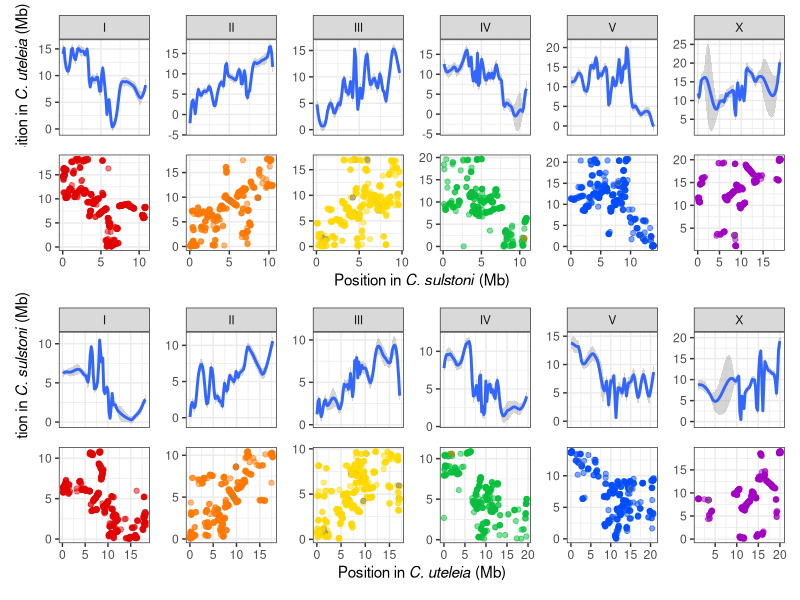
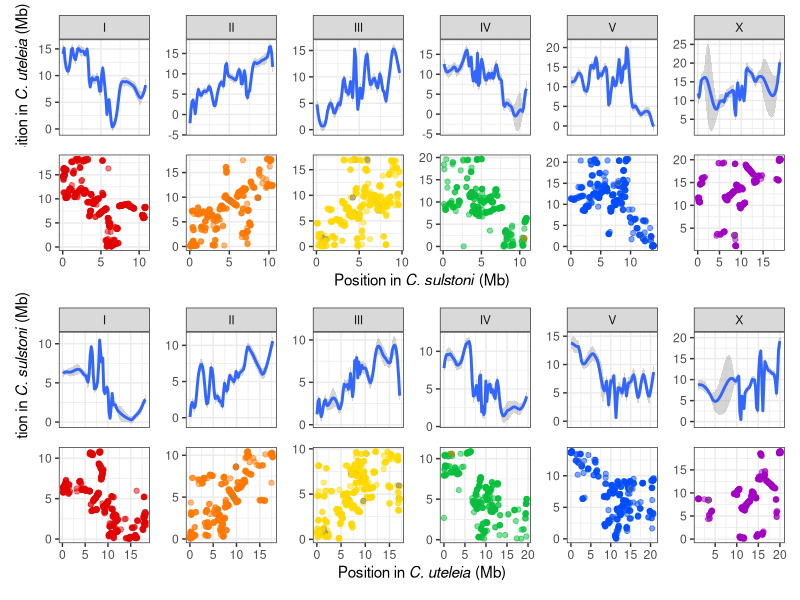

Here is the R script that generated these plots, in order:
library(ggplot2)
library(tidyverse)
library(patchwork)


# SET UP ####
# palette 
cols <- c("I" = "#e40303", "II" = "#ff7900",
          "III" = "#ffda00", "IV" = "#04bf3b",
          "V" = "#004cff", "X" = "#a100c2")

# read in oxfrord table
oxford_table <- read.table("sulstoni_vs_uteleia.ce_oxford.tsv", col.names=c("buscoID", "ce", "chr1", "position1", "chr2", "position2"))

# rename chromosomes
oxford_table <- oxford_table %>%
  mutate(chr1 = recode(chr1,
                              "OZ016475.1" = "I",
                              "OZ016476.1" = "II",
                              "OZ016477.1" = "III",
                              "OZ016478.1" = "IV",
                              "OZ016479.1" = "V",
                              "OZ016480.1" = "X"))

oxford_table <- oxford_table %>%
  mutate(chr2 = recode(chr2,
                              "OY752133.1" = "I",
                              "OY752134.1" = "II",
                              "OY752135.1" = "III",
                              "OY752136.1" = "IV",
                              "OY752137.1" = "V",
                              "OY752138.1" = "X"))

#### CSULS ####

## AVG POSITION ##
# plot avg position
plot_pos <- function(chr) {
  oxford_table %>%
    filter(chr1 == chr & chr2 == chr) %>%
    ggplot(aes(x = position1 / 1e6, y = position2 / 1e6)) +
    facet_grid(~chr2) + 
    geom_smooth(span=0.1, method="loess") +
    scale_color_manual(values = cols, name = "Nigon\nelement") +
    scale_x_continuous(breaks = scales::breaks_width(5)) +
    scale_y_continuous(breaks = scales::breaks_width(5)) +
    xlab(expression("Position in " * italic("C. sulstoni") * " (Mb)")) +
    ylab(expression("Position in " * italic("C. uteleia") * " (Mb)")) +
    theme_bw() +
    theme(legend.position="none",
          axis.title.x = element_blank(),
          axis.text.x = element_blank(),
          axis.ticks.x = element_blank())
}

# generate the individual plots
chromosomes <- c("I", "II", "III", "IV", "V", "X")
plots <- lapply(chromosomes, plot_pos)

# combine plots
cs_pos_plot <- wrap_plots(plots) +
  plot_layout(axis_titles = "collect", nrow=1)

## OXFORD ##
# plot oxford
plot_chromosome <- function(chr) {
  # Filter for chromosome once
  df <- oxford_table %>%
    filter(chr1 == chr & chr2 == chr)

  ggplot() +
    geom_point(data = df,
               aes(x = position1 / 1e6, y = position2 / 1e6, color = ce),
               alpha = 0.5) +
    scale_color_manual(values = cols, name = "Nigon\nelement") +
    scale_x_continuous(breaks = scales::breaks_width(5)) +
    scale_y_continuous(breaks = scales::breaks_width(5)) +
    xlab(expression("Position in " * italic("C. sulstoni") * " (Mb)")) +
    theme_bw() +
    theme(legend.position="none",
          axis.title.y = element_blank())
}

# generate the individual plots
chromosomes <- c("I", "II", "III", "IV", "V", "X")
plots <- lapply(chromosomes, plot_chromosome)

# combine plots
cs_ox_plot <- wrap_plots(plots) +
  plot_layout(axis_titles = "collect", nrow=1)

#### CUTEL ####

## AVG POSITION ##
# plot avg position
plot_pos <- function(chr) {
  oxford_table %>%
    filter(chr1 == chr & chr2 == chr) %>%
    ggplot(aes(x = position2 / 1e6, y = position1 / 1e6)) +
    facet_grid(~chr2) + 
    geom_smooth(span=0.1, method="loess") +
    scale_color_manual(values = cols, name = "Nigon\nelement") +
    scale_x_continuous(breaks = scales::breaks_width(5)) +
    scale_y_continuous(breaks = scales::breaks_width(5)) +
    xlab(expression("Position in " * italic("C. uteleia") * " (Mb)")) +
    ylab(expression("Position in " * italic("C. sulstoni") * " (Mb)")) +
    theme_bw() +
    theme(legend.position="none",
          axis.title.x = element_blank(),
          axis.text.x = element_blank(),
          axis.ticks.x = element_blank())
}

# generate the individual plots
chromosomes <- c("I", "II", "III", "IV", "V", "X")
plots <- lapply(chromosomes, plot_pos)

# combine plots
cu_pos_plot <- wrap_plots(plots) +
  plot_layout(axis_titles = "collect", nrow=1)

## OXFORD ##
# plot oxford
plot_chromosome <- function(chr) {
  # Filter for chromosome once
  df <- oxford_table %>%
    filter(chr1 == chr & chr2 == chr)

  ggplot() +
    geom_point(data = df,
             aes(x = position2 / 1e6, y = position1 / 1e6, color = ce),
             alpha = 0.5) +
    scale_color_manual(values = cols, name = "Nigon\nelement") +
    scale_x_continuous(breaks = scales::breaks_width(5)) +
    scale_y_continuous(breaks = scales::breaks_width(5)) +
    xlab(expression("Position in " * italic("C. uteleia") * " (Mb)")) +
    ylab(expression("Position in " * italic("C. sulstoni") * " (Mb)")) +
    theme_bw() +
    theme(legend.position="none",
          axis.title.y = element_blank())
}

# generate the individual plots
chromosomes <- c("I", "II", "III", "IV", "V", "X")
plots <- lapply(chromosomes, plot_chromosome)

# combine plots
cu_ox_plot <- wrap_plots(plots) +
  plot_layout(axis_titles = "collect", nrow=1)
# PLOT ####
p <- cs_pos_plot / cs_ox_plot / cu_pos_plot / cu_ox_plot

# save
ggsave("cs_cu_box_pos_ox.png", plot = p, width=12, height=8, units="in")
ggsave("cs_cu_box_pos_ox.pdf", plot = p, width=12, height=8, units="in")
